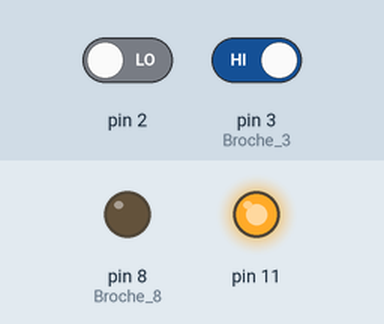
Simulated run of this sketch. Board: Arduino Uno, built with avr-gcc and run on an emulated ATmega328P. Parts: output pins drawn as LEDs (lit = HIGH). Dashed ring = blinking. Inputs (shaded band) come from the test bench; at power-on: pin 2 LOW, pin 3 (Broche_3) HIGH.

Above: at 1.2 s.
1.3 s: pin 2 driven HIGH
At 1.9 s:
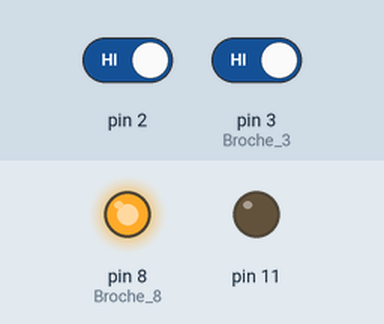
2.8 s: pin 3 (Broche_3) driven LOW
At 3.5 s:
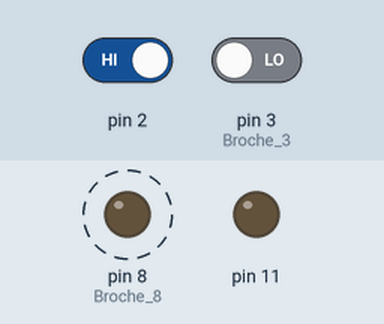
Timing chart, 0 to 11.8 s (numbered marks = the images above; inputs shaded):
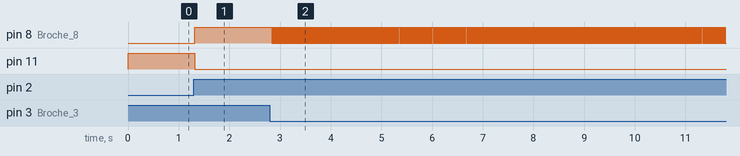

The sketch:

Programme.ino
```cpp
int BPOFF;                //Création de la variable BPOFF
int BPON;                 //Création de la variable BPON
int STATE;                //Création de la variable STATE

void setup(){             //Initialisation des broches du programme
  pinMode(8,OUTPUT);      //Broche 8 (LED) = Sortie
  pinMode(11,OUTPUT);
  pinMode(3,INPUT);       //Broche 3 = Entrée
  pinMode(2,INPUT);
  digitalWrite(8,LOW);    //Eteindre LED 8
  digitalWrite(11,HIGH);  //Eteindre LED 11
  STATE = HIGH;

}
void loop() {              //Boucle du programme
BPON = digitalRead(2);     //Lecture de BPON sur la broche 2
BPOFF = digitalRead(3);    //Lecture de BPOFF sur la broche 3

  if (BPON==HIGH) {        //Variable "Si... Alors" avec le bouton BPON poussé
  digitalWrite(8,HIGH);    //Allumage de la LED
  digitalWrite(11,LOW);
  }
delay(10);                 //Délai d'attente avant la suite du programme
  if (BPOFF==LOW) {
  digitalWrite(8,LOW);     //Extinction de la LED
  }
STATE = digitalRead(3);    //Lecture de la broche 3 pour situer l'état (STATE) de BPOFF
delay(10);
BPOFF = digitalRead(3);    //Lecture de l'état de BPOFF
delay(10);
  if (BPOFF != STATE){     //Si BPOFF n'est pas égal a STATE, alors le programme continue, sinon, la boucle passe outre
  digitalWrite(11,HIGH);
  }
}
```

Measured:
- after the input at 1.3 s, pin 8 (Broche_8): LOW → HIGH at once; pin 11: HIGH → LOW at once
- after the input at 2.8 s, pin 8 (Broche_8): alternates HIGH for 0.01 s and LOW for 0.02 s, starting at once
